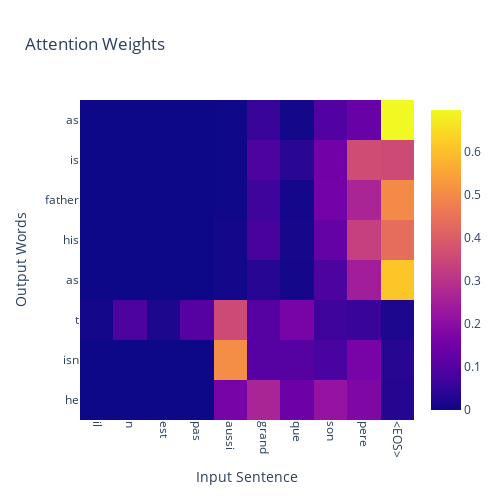
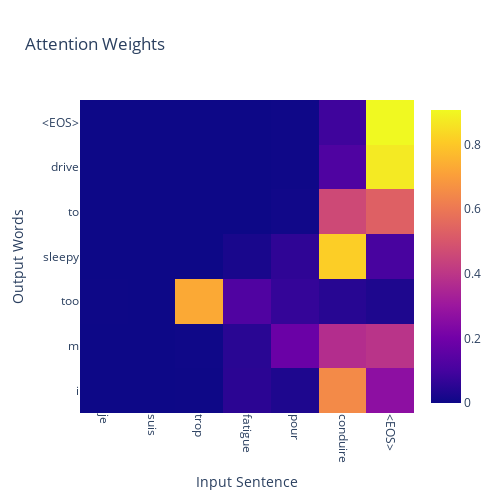
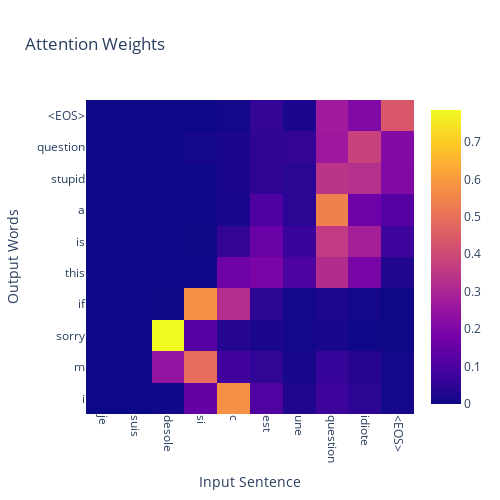
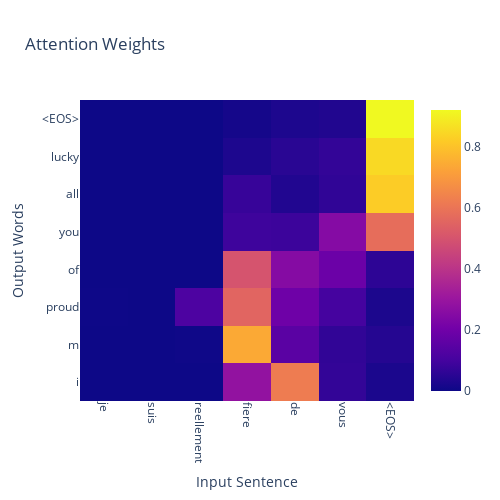

Notebook source saved alongside these figures, in order:
### Code cell
evaluate_and_show_attention('il n est pas aussi grand que son pere'      )
evaluate_and_show_attention('je suis trop fatigue pour conduire'         )
evaluate_and_show_attention('je suis desole si c est une question idiote')
evaluate_and_show_attention('je suis reellement fiere de vous'           )

### Figure 1 — Plotly figure (JSON) as saved in the notebook; plotly's stock layout.template omitted (floating-point values rounded to 4 significant figures)
{"data": [{"type": "heatmap", "x": ["il", "n", "est", "pas", "aussi", "grand", "que", "son", "pere", "<EOS>"], "y": ["he", "isn", "t", "as", "his", "father", "is", "as", "his", "father", "<EOS>"], "z": [[0.0001387, 0.0001337, 3.445e-05, 0.0001505, 0.1643, 0.2633, 0.1423, 0.219, 0.1783, 0.03236], [5.516e-05, 0.0003378, 1.765e-05, 0.0002871, 0.5053, 0.1053, 0.1049, 0.08237, 0.1661, 0.03548], [0.01088, 0.08902, 0.02077, 0.1053, 0.3539, 0.1061, 0.1649, 0.06743, 0.06001, 0.02166], [2.598e-05, 9.835e-05, 2.009e-05, 0.0005745, 0.2624, 0.2416, 0.2892, 0.06392, 0.1156, 0.02653], [2.492e-06, 1.032e-05, 4.733e-06, 1.066e-05, 0.02044, 0.179, 0.1441, 0.2233, 0.3782, 0.05485], [7.632e-07, 1.341e-06, 7.752e-07, 2.896e-06, 0.01003, 0.1486, 0.04147, 0.2147, 0.3437, 0.2415], [4.186e-07, 8.006e-07, 2.836e-07, 2.209e-06, 0.00262, 0.08815, 0.03739, 0.1558, 0.3619, 0.3542], [4.729e-06, 7.416e-06, 1.083e-06, 5.011e-05, 0.007707, 0.03402, 0.01056, 0.08947, 0.2461, 0.6121], [1.153e-05, 2.417e-05, 5.192e-06, 3.226e-05, 0.00716, 0.08073, 0.01232, 0.1324, 0.3307, 0.4366], [3.457e-07, 8.835e-07, 4.443e-07, 2.932e-06, 0.002432, 0.06617, 0.01141, 0.1571, 0.2633, 0.4995], [3.438e-07, 7.87e-07, 2.582e-07, 1.352e-06, 0.003299, 0.05896, 0.008059, 0.09918, 0.1346, 0.6959]]}], "layout": {"height": 500, "title": {"text": "Attention Weights"}, "width": 500, "xaxis": {"tickangle": 90, "tickmode": "array", "ticktext": ["il", "n", "est", "pas", "aussi", "grand", "que", "son", "pere", "<EOS>"], "tickvals": [0, 1, 2, 3, 4, 5, 6, 7, 8, 9], "title": {"text": "Input Sentence"}}, "yaxis": {"tickmode": "array", "ticktext": ["he", "isn", "t", "as", "his", "father", "is", "as", "his", "father", "<EOS>"], "tickvals": [0, 1, 2, 3, 4, 5, 6, 7, 8, 9, 10], "title": {"text": "Output Words"}}}}

### Figure 2 — Plotly figure (JSON) as saved in the notebook; plotly's stock layout.template omitted (floating-point values rounded to 4 significant figures)
{"data": [{"type": "heatmap", "x": ["je", "suis", "trop", "fatigue", "pour", "conduire", "<EOS>"], "y": ["i", "m", "too", "sleepy", "to", "drive", "<EOS>"], "z": [[2.144e-05, 8.071e-06, 0.001656, 0.05239, 0.02928, 0.6503, 0.2664], [2.332e-05, 5.602e-06, 0.003431, 0.0496, 0.1832, 0.3716, 0.3922], [0.00119, 0.000193, 0.7296, 0.124, 0.0697, 0.0461, 0.02926], [6.948e-06, 7.53e-07, 0.0001417, 0.02055, 0.05933, 0.8144, 0.1055], [2.052e-06, 6.074e-07, 2.83e-05, 0.0005484, 0.006846, 0.4608, 0.5317], [1.225e-06, 4.762e-07, 3.479e-05, 0.0002067, 0.003747, 0.1207, 0.8753], [3.856e-06, 1.175e-06, 0.0001301, 0.0004216, 0.004103, 0.08883, 0.9065]]}], "layout": {"height": 500, "title": {"text": "Attention Weights"}, "width": 500, "xaxis": {"tickangle": 90, "tickmode": "array", "ticktext": ["je", "suis", "trop", "fatigue", "pour", "conduire", "<EOS>"], "tickvals": [0, 1, 2, 3, 4, 5, 6], "title": {"text": "Input Sentence"}}, "yaxis": {"tickmode": "array", "ticktext": ["i", "m", "too", "sleepy", "to", "drive", "<EOS>"], "tickvals": [0, 1, 2, 3, 4, 5, 6], "title": {"text": "Output Words"}}}}

### Figure 3 — Plotly figure (JSON) as saved in the notebook; plotly's stock layout.template omitted (floating-point values rounded to 4 significant figures)
{"data": [{"type": "heatmap", "x": ["je", "suis", "desole", "si", "c", "est", "une", "question", "idiote", "<EOS>"], "y": ["i", "m", "sorry", "if", "this", "is", "a", "stupid", "question", "<EOS>"], "z": [[0.0002178, 1.088e-05, 0.005258, 0.1495, 0.5761, 0.1079, 0.0287, 0.07158, 0.0478, 0.01286], [2.33e-05, 3.799e-06, 0.2457, 0.4928, 0.07886, 0.05465, 0.01557, 0.06235, 0.03775, 0.01223], [0.002094, 0.003498, 0.7851, 0.1185, 0.03626, 0.02204, 0.01098, 0.01508, 0.004778, 0.001666], [9.135e-06, 1.099e-06, 0.001705, 0.5766, 0.3218, 0.04704, 0.01257, 0.028, 0.01084, 0.001444], [7.346e-06, 1.726e-06, 9.147e-05, 0.004133, 0.1665, 0.1907, 0.09847, 0.3203, 0.1899, 0.02996], [1.036e-05, 7.138e-07, 0.0001281, 0.001254, 0.0575, 0.1543, 0.06875, 0.3596, 0.2835, 0.07505], [3.093e-06, 6.634e-07, 0.0001473, 0.004192, 0.01826, 0.1026, 0.0464, 0.5419, 0.1669, 0.1196], [1.948e-06, 2.079e-07, 7.796e-05, 0.002433, 0.02071, 0.05408, 0.04311, 0.3445, 0.3265, 0.2085], [1.323e-05, 2.878e-06, 0.0005523, 0.01038, 0.0214, 0.05375, 0.0569, 0.2657, 0.3799, 0.2114], [1.4e-06, 5.802e-07, 4.167e-05, 0.0002223, 0.0103, 0.05814, 0.02063, 0.2703, 0.2031, 0.4373]]}], "layout": {"height": 500, "title": {"text": "Attention Weights"}, "width": 500, "xaxis": {"tickangle": 90, "tickmode": "array", "ticktext": ["je", "suis", "desole", "si", "c", "est", "une", "question", "idiote", "<EOS>"], "tickvals": [0, 1, 2, 3, 4, 5, 6, 7, 8, 9], "title": {"text": "Input Sentence"}}, "yaxis": {"tickmode": "array", "ticktext": ["i", "m", "sorry", "if", "this", "is", "a", "stupid", "question", "<EOS>"], "tickvals": [0, 1, 2, 3, 4, 5, 6, 7, 8, 9], "title": {"text": "Output Words"}}}}

### Figure 4 — Plotly figure (JSON) as saved in the notebook; plotly's stock layout.template omitted (floating-point values rounded to 4 significant figures)
{"data": [{"type": "heatmap", "x": ["je", "suis", "reellement", "fiere", "de", "vous", "<EOS>"], "y": ["i", "m", "proud", "of", "you", "all", "lucky", "<EOS>"], "z": [[0.000319, 9.942e-06, 0.0007166, 0.2831, 0.6223, 0.06895, 0.02466], [6.467e-06, 2.291e-06, 0.002876, 0.741, 0.1484, 0.06448, 0.04317], [0.002402, 0.0001152, 0.1195, 0.5542, 0.195, 0.1014, 0.02734], [6.289e-06, 3.47e-06, 0.0002667, 0.5019, 0.2508, 0.1894, 0.05765], [1.586e-05, 6.567e-06, 6.825e-05, 0.08755, 0.08476, 0.2498, 0.5778], [3.847e-05, 2.729e-05, 0.0001752, 0.07621, 0.03658, 0.06306, 0.8239], [7.828e-05, 5.885e-06, 0.0002141, 0.02954, 0.05033, 0.06894, 0.8509], [2.447e-05, 4.669e-06, 0.0001141, 0.01399, 0.02954, 0.03545, 0.9209]]}], "layout": {"height": 500, "title": {"text": "Attention Weights"}, "width": 500, "xaxis": {"tickangle": 90, "tickmode": "array", "ticktext": ["je", "suis", "reellement", "fiere", "de", "vous", "<EOS>"], "tickvals": [0, 1, 2, 3, 4, 5, 6], "title": {"text": "Input Sentence"}}, "yaxis": {"tickmode": "array", "ticktext": ["i", "m", "proud", "of", "you", "all", "lucky", "<EOS>"], "tickvals": [0, 1, 2, 3, 4, 5, 6, 7], "title": {"text": "Output Words"}}}}
